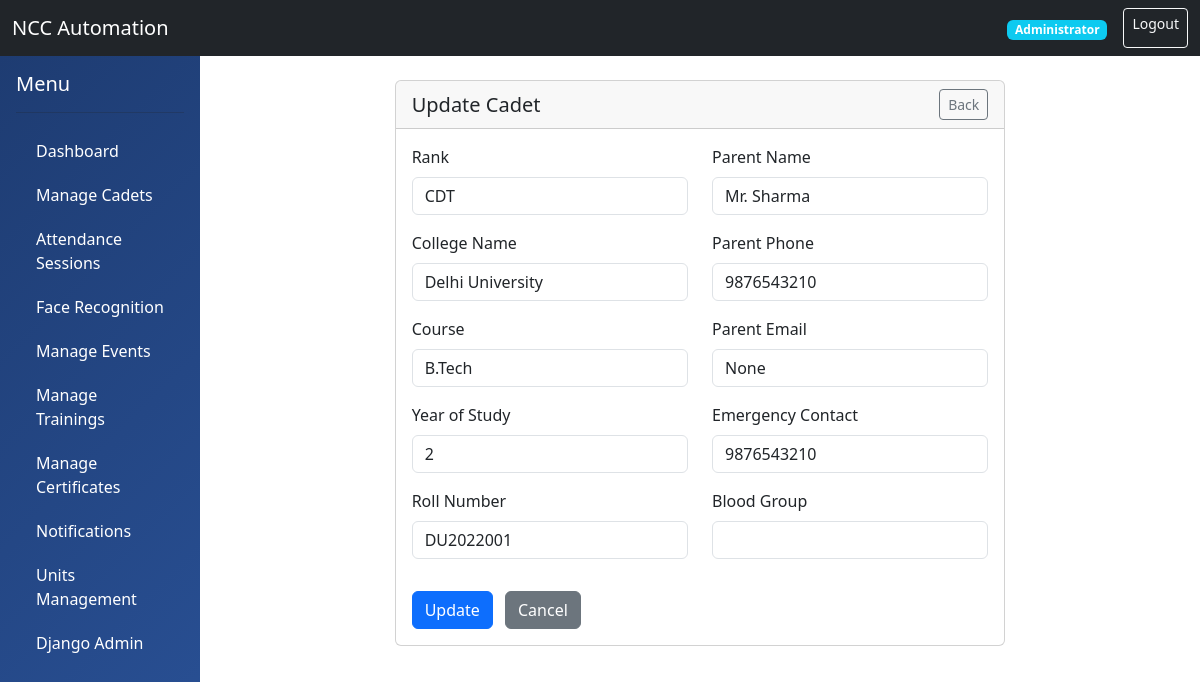
/dashboard/cadets/1/update/ (signed in), run on an earlier commit of the app's database.
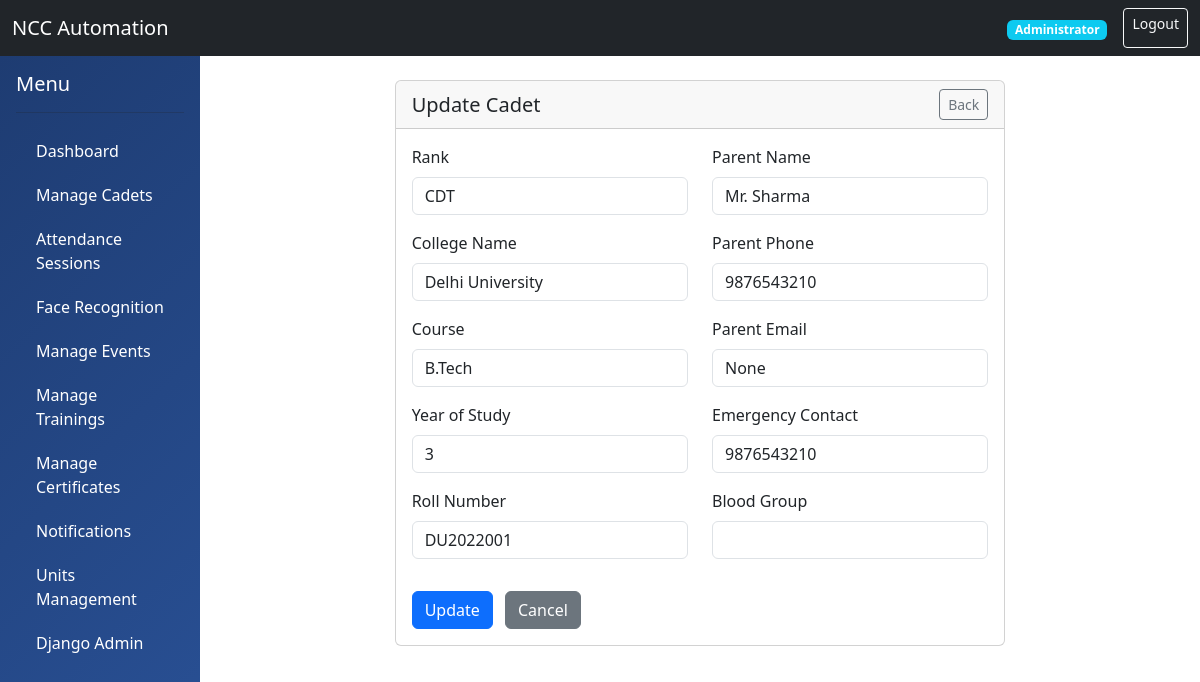
And on a later commit of the database.
### accounts/models.py (models this page shows, shortened)
class Cadet(models.Model):
    RANK_CHOICES = (
        ('CDT', 'Cadet'),
        ('LCPL', 'Lance Corporal'),
        ('CPL', 'Corporal'),
        ('SGT', 'Sergeant'),
        ('SUO', 'Senior Under Officer'),
    )
    user = models.OneToOneField(User, on_delete=models.CASCADE, related_name='cadet_profile')
    rank = models.CharField(max_length=10, choices=RANK_CHOICES, default='CDT')
    unit = models.ForeignKey('units.Unit', on_delete=models.SET_NULL, null=True, related_name='cadets')
    enrollment_number = models.CharField(max_length=50, unique=True)
    enrollment_date = models.DateField()
    college_name = models.CharField(max_length=200)
    course = models.CharField(max_length=100)
    year_of_study = models.IntegerField()
    roll_number = models.CharField(max_length=50)
    parent_name = models.CharField(max_length=200)
    parent_phone = models.CharField(max_length=15)
    parent_email = models.EmailField(blank=True, null=True)
    emergency_contact = models.CharField(max_length=15)
    blood_group = models.CharField(max_length=5, blank=True)
    height = models.DecimalField(max_digits=5, decimal_places=2, blank=True, null=True)
    weight = models.DecimalField(max_digits=5, decimal_places=2, blank=True, null=True)
    assigned_officer = models.ForeignKey(Officer, on_delete=models.SET_NULL, null=True, blank=True, related_name='assigned_cadets')
    class Meta:
        db_table = 'cadets'

### accounts/views.py (the view, shortened to what this page needs)
@officer_required
def cadet_update_view(request, pk):
    cadet = get_object_or_404(Cadet, pk=pk)
    if request.user.role == 'OFFICER':
        if hasattr(request.user, 'officer_profile') and cadet.unit != request.user.officer_profile.unit:
            messages.error(request, 'You can only edit cadets in your unit.')
            return redirect('cadet_list')
    return render(request, 'accounts/cadet_update.html', {'cadet': cadet})

### templates/accounts/cadet_update.html (shortened to what this page needs)
{% extends 'base.html' %}
{% block content %}
<div class="container">
    <div class="row">
        <div class="col-md-8 offset-md-2">
            <div class="card">
                <div class="card-header d-flex justify-content-between align-items-center">
                    <h5 class="mb-0">Update Cadet</h5>
                    <a href="{% url 'cadet_detail' cadet.id %}" class="btn btn-sm btn-outline-secondary">Back</a>
                </div>
                <div class="card-body">
                    <form method="post" novalidate>
                        <div class="row">
                            <div class="col-md-6">
                                <div class="mb-3">
                                    <label class="form-label">Rank</label>
                                    <input name="rank" type="text" class="form-control" value="{{ cadet.rank }}">
                                </div>
                                <div class="mb-3">
                                    <label class="form-label">College Name</label>
                                    <input name="college_name" type="text" class="form-control" value="{{ cadet.college_name }}">
                                </div>
                                <div class="mb-3">
                                    <label class="form-label">Course</label>
                                    <input name="course" type="text" class="form-control" value="{{ cadet.course }}">
                                </div>
                                <div class="mb-3">
                                    <label class="form-label">Year of Study</label>
                                    <input name="year_of_study" type="number" class="form-control" value="{{ cadet.year_of_study }}">
                                </div>
                                <div class="mb-3">
                                    <label class="form-label">Roll Number</label>
                                    <input name="roll_number" type="text" class="form-control" value="{{ cadet.roll_number }}">
                                </div>
                            </div>
                            <div class="col-md-6">
                                <div class="mb-3">
                                    <label class="form-label">Parent Name</label>
                                    <input name="parent_name" type="text" class="form-control" value="{{ cadet.parent_name }}">
                                </div>
                                <div class="mb-3">
                                    <label class="form-label">Parent Phone</label>
                                    <input name="parent_phone" type="text" class="form-control" value="{{ cadet.parent_phone }}">
                                </div>
                                <div class="mb-3">
                                    <label class="form-label">Parent Email</label>
                                    <input name="parent_email" type="email" class="form-control" value="{{ cadet.parent_email }}">
                                </div>
                                <div class="mb-3">
                                    <label class="form-label">Emergency Contact</label>
                                    <input name="emergency_contact" type="text" class="form-control" value="{{ cadet.emergency_contact }}">
                                </div>
                                <div class="mb-3">
                                    <label class="form-label">Blood Group</label>
                                    <input name="blood_group" type="text" class="form-control" value="{{ cadet.blood_group }}">
                                </div>
                            </div>
                        </div>
                        <div class="mt-3">
                            <button type="submit" class="btn btn-primary">Update</button>
                            <a href="{% url 'cadet_detail' cadet.id %}" class="btn btn-secondary ms-2">Cancel</a>
                        </div>
                    </form>
                </div>
            </div>
        </div>
    </div>
</div>
{% endblock %}

What changed in the data, as far as the page shows it:
changed Cadet "CDT": year_of_study "2" → "3"
